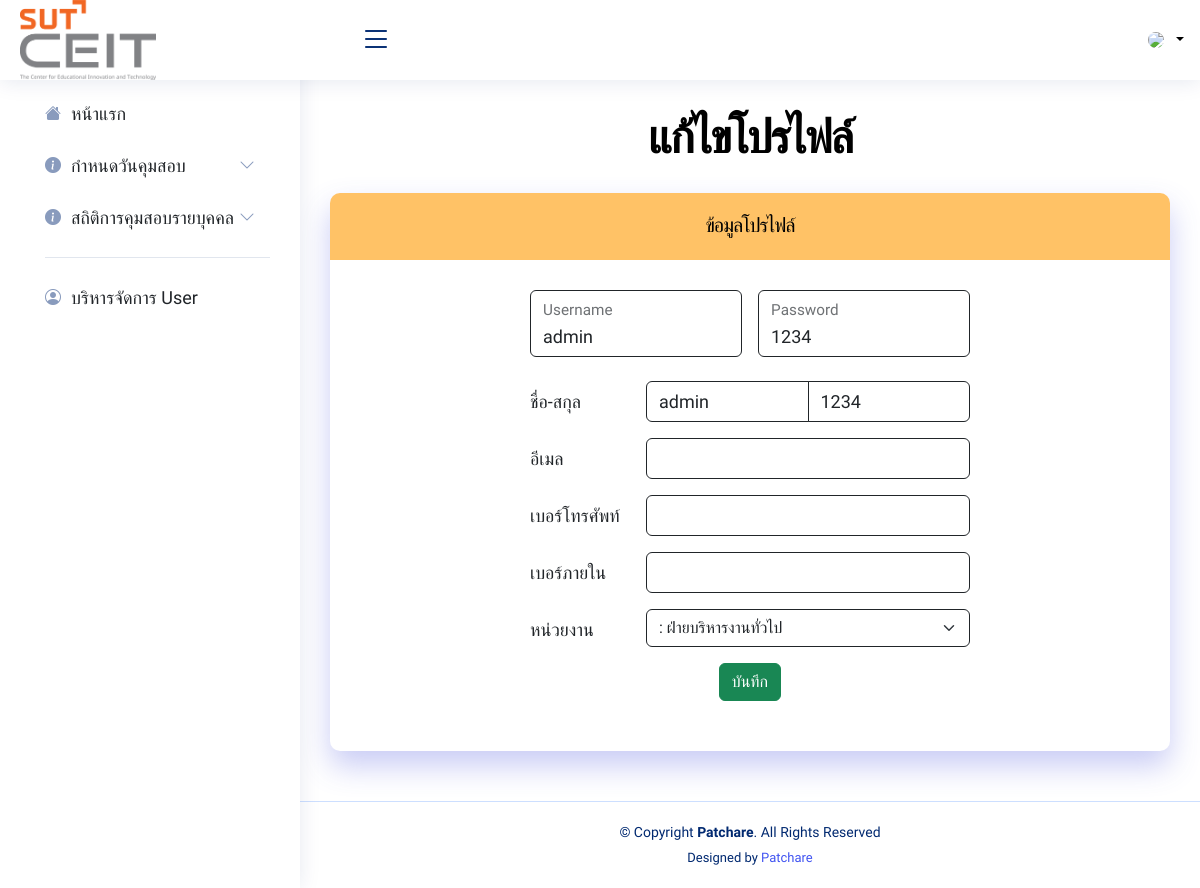
The page /admin/users_profile.php?user_id=5 on the database its author committed.
### tables this page shows
CREATE TABLE `user` (
  `user_id` int(11) NOT NULL,
  `personal_id` int(11) NOT NULL COMMENT 'รหัสพนักงาน',
  `username` varchar(50) NOT NULL COMMENT 'ชื่อผู้ใช้',
  `password` varchar(30) NOT NULL COMMENT 'รหัสผ่าน',
  `name` varchar(50) NOT NULL COMMENT 'ชื่อ',
  `lastname` varchar(50) NOT NULL COMMENT 'นามสกุล',
  `email` varchar(35) NOT NULL COMMENT 'อีเมล',
  `phone` char(15) NOT NULL COMMENT 'เบอร์โทรศัพท์',
  `tel` char(15) NOT NULL COMMENT 'เบอร์ภายใน',
  `user_type` int(1) NOT NULL COMMENT 'ประเภทผู้ใช้{1:ผู้ดูแลระบบ, 2:ผู้ใช้งานระบบ,}',
  `status` int(11) NOT NULL COMMENT 'สถานะผู้เข้าใช้งาน{0:ไม่อนุญาตให้เข้าใช้งาน, 1:อนุญาตให้เข้าใช้งาน',
  `amout_hour` int(11) NOT NULL COMMENT 'จำนวนคาบที่มี',
  `ag_id` int(11) NOT NULL COMMENT 'รหัสหน่วยงาน'
);

### admin/users_profile.php (the view, shortened to what this page needs)
<!DOCTYPE html>
<html lang="en">
<head>
    <link href="../assets/vendor/bootstrap/css/bootstrap.min.css" rel="stylesheet">
    <link href="../assets/vendor/bootstrap-icons/bootstrap-icons.css" rel="stylesheet">
    <link href="../assets/vendor/boxicons/css/boxicons.min.css" rel="stylesheet">
    <link href="../assets/vendor/quill/quill.snow.css" rel="stylesheet">
    <link href="../assets/vendor/quill/quill.bubble.css" rel="stylesheet">
    <link href="../assets/vendor/remixicon/remixicon.css" rel="stylesheet">
    <link href="../assets/vendor/simple-datatables/style.css" rel="stylesheet">
    <link href="../assets/css/style.css" rel="stylesheet">
    <link href="https://cdn.jsdelivr.net/npm/summernote@0.8.18/dist/summernote-lite.min.css" rel="stylesheet">
</head>
<body>
    <?php include("menu_admin.php") ?>
    <main id="main" class="main">
        <div class="pagetitle text-center">
            <h2>แก้ไขโปรไฟล์</h2>
        </div>
        <section class="section">
            <div class="card">
                <div class="card-site text-center">
                    <h5 class="card-title">ข้อมูลโปรไฟล์</h5>
                </div>
                <div class="card-body">
                    <form action="user_profileUpdate.php" method="POST">
                        <?php
                        $sqlQuery = "SELECT * FROM user INNER JOIN agency_university ag ON user.ag_id=ag.ag_id WHERE user.user_id='" . $_GET['user_id'] . "'";
                        $query = mysqli_query($conn, $sqlQuery);
                        $user = mysqli_fetch_assoc($query);
                        $username = $user['username'];
                        $password = $user['password'];
                        $name = $user['name'];
                        $lastname = $user['lastname'];
                        $email = $user['email'];
                        $phone = $user['phone'];
                        $tel = $user['tel'];
                        $ag_id = $user['ag_id'];
                        ?>
                        <div class="form">
                            <div class="row mb-4 g-3">
                                <div class="col-md-6">
                                    <div class="form-floating">
                                        <input name="username" type="username" class="form-control"
                                            placeholder="Username" value="<?php echo $username; ?>">
                                        <label>Username</label>
                                    </div>
                                </div>
                                <div class="col-md-6">
                                    <div class="form-floating">
                                        <input name="password" type="text" class="form-control" placeholder="Password"
                                            value="<?php echo $password; ?>">
                                        <label>Password</label>
                                    </div>
                                </div>
                            </div>
                            <div class="row mb-2">
                                <label class="col-md-4 col-lg-3 col-form-label">ชื่อ-สกุล</label>
                                <div class="input-group mb-2">
                                    <input name="name" type="text" class="form-control" placeholder="ชื่อ"
                                        value="<?php echo $name; ?>">
                                    <input name="lastname" type="text" class="form-control" placeholder="สกุล"
                                        value="<?php echo $lastname; ?>">
                                </div>
                            </div>
                            <div class="row mb-2">
                                <label class="col-md-4 col-lg-3 col-form-label">อีเมล</label>
                                <div class="col-md-8 col-lg-9 mb-2">
                                    <input name="email" type="email" class="form-control" value="<?php echo $email; ?>">
                                </div>
                            </div>
                            <div class="row mb-2">
                                <label class="col-md-4 col-lg-3 col-form-label">เบอร์โทรศัพท์</label>
                                <div class="col-md-8 col-lg-9 mb-2">
                                    <input name="phone" type="text" class="form-control" value="<?php echo $phone; ?>">
                                </div>
                            </div>
                            <div class="row mb-2">
                                <label class="col-md-4 col-lg-3 col-form-label">เบอร์ภายใน</label>
                                <div class="col-md-8 col-lg-9 mb-2">
                                    <input name="tel" type="text" class="form-control" value="<?php echo $tel; ?>">
                                </div>
                            </div>
                            <div class="row mb-2">
                                <label class="col-md-4 col-lg-3 col-form-label">หน่วยงาน</label>
                                <div class="col-md-8 col-lg-9 mb-2">
                                    <select class="form-select" name="ag_id">
                                        <?php
                                        $statusList = array("1" => "มทร.อีสาน", "2" => "มทร.ขอนแก่น", "3" => "มทร.สกลนคร", "4" => "มทร.สุรินทร์");
                                        $sqlSelect = "SELECT * FROM agency_university";
                                        $result = mysqli_query($conn, $sqlSelect);
                                        while ($row = mysqli_fetch_assoc($result)) {
                                            $selected = $ag_id == $row['ag_id'] ? 'selected="selected"' : '';
                                            echo
                                                '<option value="' . $row['ag_id'] . '" ' . $selected . '>' . $statusList[$row['campus']] . ' : ' . $row['agencyname_thai'] . '</option>';
                                        }
                                        ?>
                                    </select>
                                </div>
                            </div>
                            <div class="text-center">
                                <button type="submit" class="btn btn-success">บันทึก</button>
                            </div>
                        </div>
                    </form>
                </div>
            </div>
        </section>
    </main>
    <?php include("footer_admin.php") ?>
</body>

### assets/css/style.css (style rules this page uses)
:root { --white-color: #ffffff; --primary-color: #FF9900; --secondary-color: #000000; --default-color: #212529; --section-bg-color: #f0f8ff; --site-footer-bg-color: #ffffff; --dark-color: #000000; --body-font-family: 'Mitr', sans-serif; --h1-font-size: 52px; --h2-font-size: 46px; --h3-font-size: 32px; --h4-font-size: 28px; --h5-font-size: 24px; --h6-font-size: 22px; --p-font-size: 16px; --btn-font-size: 18px; --copyright-font-size: 14px; --border-radius-large: 100px; --border-radius-medium: 20px; --border-radius-small: 10px; --font-weight-light: 300; --font-weight-normal: 400; --font-weight-semibold: 600; --font-weight-bold: 700; }
body { background-color: var(--white-color); font-family: var(--body-font-family); }
h2, h3, h4, h5, h6 { color: var(--dark-color); }
h1, h2, h3, h4, h5, h6 { font-weight: var(--font-weight-semibold); letter-spacing: -1px; }
h2 { color: var(--secondary-color); font-size: var(--h2-font-size); letter-spacing: -2px; }
h5 { color: var(--seconary-color); font-size: var(--h5-font-size); }
a, button { touch-action: manipulation; transition: all 0.3s; }
#main { margin-top: 90px; padding: 20px 30px; transition: all 0.3s; }
.pagetitle { text-align: center; padding-bottom: 20px; position: relative; }
.form-select, .form-control { border: 1px solid var(--default-color); }
.form-floating>.form-control-plaintext:focus, .form-floating>.form-control-plaintext:not(:placeholder-shown), .form-floating>.form-control:focus, .form-floating>.form-control:not(:placeholder-shown) { padding-top: 45px; padding-bottom: 20px; }
.form-control { font-size: 18px; font-weight: 400; }
.input-group { width: 75%; }
.form { padding: 30px 180px; }
.card { margin-bottom: 30px; border: none; border-radius: 10px; box-shadow: 0px 15px 30px rgba(77, 87, 222, 0.3); }
.card-site { background: color-mix(in srgb, var(--primary-color), transparent 40%); color: white; border-radius: 10px 10px 0 0; padding: 0 1.25rem ; }
.card-title { padding: 20px 0 15px 0; font-size: 20px; font-weight: 500; color: #000000; font-family: "Mitr", sans-serif; }
.card-body { padding: 0 20px 20px 20px; }
.card-body label { font-size: 18px; font-weight: 500; }
@media (min-width: 1200px) { #main, #footer { margin-left: 300px; } }

### rows shown on the page
user: username "admin", password "1234", name "admin", lastname "1234"
